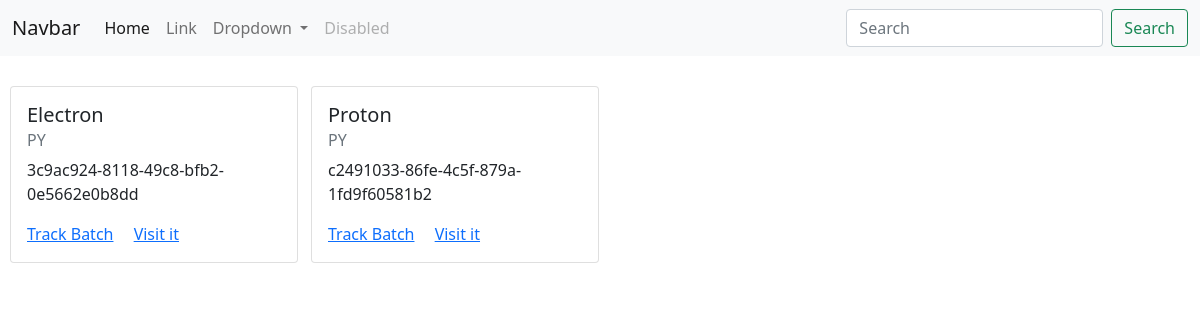
The page /batch/all/ on the database its author committed.
### batches/models.py (models this page shows, shortened)
class Batch(models.Model):
    id = models.UUIDField(primary_key=True, unique=True, editable=False, default=uuid_without_dash)
    name = models.CharField(max_length=50)
    batch_category = models.CharField(max_length=2, choices=BATCH_CATEGORY)
    user = models.ManyToManyField(User, through="BatchUser", related_name="batches")
    started = models.BooleanField(default=False)
    start_date = models.DateField(null=True, blank=True)
    end_date = models.DateField(null=True, blank=True)
    per_week = models.IntegerField(default=2)
    days = models.CharField(max_length=4, null=True, blank=True)
    time_starts = models.TimeField(null=True, blank=True)
    time_ends = models.TimeField(null=True, blank=True)
    date_created = models.DateTimeField(auto_now_add=True)
    class Meta:
        ordering = ["-date_created", ]

### batches/views.py (the view)
# urls.py: path("all/", views.BatchListView.as_view(), ),
class BatchListView(ListView):
    template_name = "batch/staff/batch-list.html"
    context_object_name = "batches"
    def get_queryset(self):
        qs = Batch.objects.all()
        return qs

### Templates/batch/staff/batch-list.html (shortened to what this page needs)
{% extends "Components/base.html" %}
{% block content %}
    <div class="batches row">
        {% for batch in batches %}
            <div class="col-sm-3">
                <div class="card" style="width: 18rem;">
                    <div class="card-body">
                        <h5 class="card-title">{{ batch.name }}</h5>
                        <h6 class="card-subtitle mb-2 text-muted">{{ batch.batch_category }}</h6>
                        <p class="card-text">{{ batch.id }}</p>
                        <a href="#" class="card-link">Track Batch</a>
                        <a href="#" class="card-link">Visit it</a>
                    </div>
                </div>
            </div>
        {% endfor %}
    </div>
{% endblock content %}

### Templates/batch/staff/batch-list.html (style rules this page uses)
.batches { justify-items: center; }

### rows shown on the page
Batch: name "Electron", batch_category "PY", id "3c9ac924-8118-49c8-bfb2-0e5662e0b8dd"
Batch: name "Proton", batch_category "PY", id "c2491033-86fe-4c5f-879a-1fd9f60581b2"
